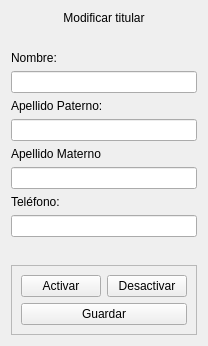
          <widget class="QWidget" name="scrollAreaWidgetContents_24">
           <property name="geometry">
            <rect>
             <x>0</x>
             <y>0</y>
             <width>194</width>
             <height>346</height>
            </rect>
           </property>
           <layout class="QVBoxLayout" name="verticalLayout_15">
            <item>
             <widget class="QLabel" name="label_modify_holder">
              <property name="text">
               <string>Modificar titular</string>
              </property>
              <property name="alignment">
               <set>Qt::AlignCenter</set>
              </property>
             </widget>
            </item>
            <item>
             <spacer name="horizontal_spacer_modify_holder">
              <property name="orientation">
               <enum>Qt::Horizontal</enum>
              </property>
              <property name="sizeHint" stdset="0">
               <size>
                <width>40</width>
                <height>20</height>
               </size>
              </property>
             </spacer>
            </item>
            <item>
             <widget class="QLabel" name="label_modify_holder_name">
              <property name="text">
               <string>Nombre:</string>
              </property>
             </widget>
            </item>
            <item>
             <widget class="QLineEdit" name="line_edit_modify_holder_name"/>
            </item>
            <item>
             <widget class="QLabel" name="label_modify_holder_paternal_surname">
              <property name="text">
               <string>Apellido Paterno:</string>
              </property>
             </widget>
            </item>
            <item>
             <widget class="QLineEdit" name="line_edit_modify_holder_paternal_surname"/>
            </item>
            <item>
             <widget class="QLabel" name="label_modify_holder_maternal_surname">
              <property name="text">
               <string>Apellido Materno</string>
              </property>
             </widget>
            </item>
            <item>
             <widget class="QLineEdit" name="line_edit_modify_holder_maternal_surname"/>
            </item>
            <item>
             <widget class="QLabel" name="label_modify_holder_name_phone">
              <property name="text">
               <string>Teléfono:</string>
              </property>
             </widget>
            </item>
            <item>
             <widget class="QLineEdit" name="line_edit_modify_holder_phone"/>
            </item>
            <item>
             <spacer name="vertical_spacer_modify_holder">
              <property name="orientation">
               <enum>Qt::Vertical</enum>
              </property>
              <property name="sizeHint" stdset="0">
               <size>
                <width>20</width>
                <height>40</height>
               </size>
              </property>
             </spacer>
            </item>
            <item>
             <widget class="QFrame" name="frame_modify_holder_buttons">
              <property name="frameShape">
               <enum>QFrame::StyledPanel</enum>
              </property>
              <property name="frameShadow">
               <enum>QFrame::Raised</enum>
              </property>
              <layout class="QFormLayout" name="formLayout">
               <item row="0" column="0">
                <widget class="QPushButton" name="push_button_modify_holder_activate">
                 <property name="text">
                  <string>Activar</string>
                 </property>
                </widget>
               </item>
               <item row="0" column="1">
                <widget class="QPushButton" name="push_button_modify_holder_deactivate">
                 <property name="text">
                  <string>Desactivar</string>
                 </property>
                </widget>
               </item>
               <item row="1" column="0" colspan="2">
                <widget class="QPushButton" name="push_button_modify_holder_save">
                 <property name="text">
                  <string>Guardar</string>
                 </property>
                </widget>
               </item>
              </layout>
             </widget>
            </item>
           </layout>
          </widget>
